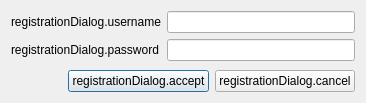
<?xml version="1.0" encoding="UTF-8"?>
<ui version="4.0">
 <class>RegistrationDialog</class>
 <widget class="QDialog" name="RegistrationDialog">
  <property name="geometry">
   <rect>
    <x>0</x>
    <y>0</y>
    <width>366</width>
    <height>103</height>
   </rect>
  </property>
  <property name="windowTitle">
   <string>registrationDialog.title</string>
  </property>
  <layout class="QVBoxLayout" name="verticalLayout">
   <item>
    <layout class="QFormLayout" name="formLayout">
     <item row="0" column="0">
      <widget class="QLabel" name="label">
       <property name="text">
        <string>registrationDialog.username</string>
       </property>
      </widget>
     </item>
     <item row="0" column="1">
      <widget class="QLineEdit" name="lineEditUsername"/>
     </item>
     <item row="1" column="0">
      <widget class="QLabel" name="label_2">
       <property name="text">
        <string>registrationDialog.password</string>
       </property>
      </widget>
     </item>
     <item row="1" column="1">
      <widget class="QLineEdit" name="lineEditPassword">
       <property name="echoMode">
        <enum>QLineEdit::Password</enum>
       </property>
      </widget>
     </item>
    </layout>
   </item>
   <item>
    <layout class="QHBoxLayout" name="horizontalLayout">
     <item>
      <spacer name="horizontalSpacer">
       <property name="orientation">
        <enum>Qt::Horizontal</enum>
       </property>
       <property name="sizeHint" stdset="0">
        <size>
         <width>40</width>
         <height>20</height>
        </size>
       </property>
      </spacer>
     </item>
     <item>
      <widget class="QPushButton" name="pushButtonAccept">
       <property name="text">
        <string>registrationDialog.accept</string>
       </property>
      </widget>
     </item>
     <item>
      <widget class="QPushButton" name="pushButtonCancel">
       <property name="text">
        <string>registrationDialog.cancel</string>
       </property>
      </widget>
     </item>
    </layout>
   </item>
  </layout>
 </widget>
 <resources/>
 <connections>
  <connection>
   <sender>pushButtonAccept</sender>
   <signal>clicked()</signal>
   <receiver>RegistrationDialog</receiver>
   <slot>accept()</slot>
   <hints>
    <hint type="sourcelabel">
     <x>65</x>
     <y>79</y>
    </hint>
    <hint type="destinationlabel">
     <x>44</x>
     <y>96</y>
    </hint>
   </hints>
  </connection>
  <connection>
   <sender>pushButtonCancel</sender>
   <signal>clicked()</signal>
   <receiver>RegistrationDialog</receiver>
   <slot>reject()</slot>
   <hints>
    <hint type="sourcelabel">
     <x>227</x>
     <y>88</y>
    </hint>
    <hint type="destinationlabel">
     <x>206</x>
     <y>101</y>
    </hint>
   </hints>
  </connection>
 </connections>
</ui>
